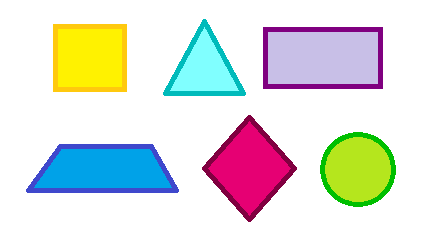
#> input picture Mision1-Control-de-Trayectoria/cva-others/imagen.jpg, 431 x 241 px
$ python regiones.py
#> lines starting #> are read from the running program, lines starting #| are printed output that depends on the picture; after the words box and inside, x2 and y2 are one past the last pixel; in counts of white or black regions, pixels touching at a corner belong together
# Código para separar una imágen por regiones
import cv2

# Leer la imagen
image = cv2.imread('imagen.jpg')
#> image is the input picture: shape (241, 431, 3); mean B, G, R 219, 223.9, 222.5

# Obtener dimensiones de la imagen
alto, ancho = image.shape[:2]
#> alto = 241; ancho = 431

# Definir las coordenadas de las regiones
regiones = [
    [(0, 0), (ancho // 3, alto // 3)],         # Región 1 (arriba a la izquierda)
    [(ancho // 3, 0), (2 * (ancho // 3), alto // 3)],   # Región 2 (arriba al centro)
    [(2 * (ancho // 3), 0), (ancho, alto // 3)],       # Región 3 (arriba a la derecha)
    [(0, alto // 3), (ancho // 3, 2 * (alto // 3))],   # Región 4 (centro a la izquierda)
    [(ancho // 3, alto // 3), (2 * (ancho // 3), 2 * (alto // 3))], # Región 5 (centro central)
    [(2 * (ancho // 3), alto // 3), (ancho, 2 * (alto // 3))],     # Región 6 (centro a la derecha)
    [(0, 2 * (alto // 3)), (ancho // 3, alto)],     # Región 7 (abajo a la izquierda)
    [(ancho // 3, 2 * (alto // 3)), (2 * (ancho // 3), alto)],   # Región 8 (abajo al centro)
    [(2 * (ancho // 3), 2 * (alto // 3)), (ancho, alto)]   # Región 9 (abajo a la derecha)
]

# Dibujar las regiones en la imagen
for i, (p1, p2) in enumerate(regiones, start=1):
    cv2.rectangle(image, p1, p2, (255, 0, 0), 2)
    cv2.putText(image, f"Cuadrante {i}", (p1[0], p1[1]+50), cv2.FONT_HERSHEY_SIMPLEX, 0.5, (0, 0, 0), 2)
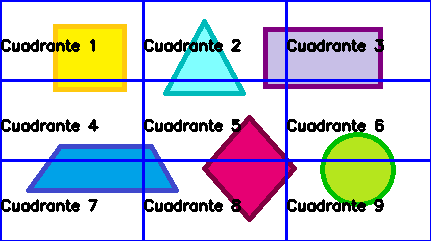
#> image: shape (241, 431, 3); 11.1% of pixels changed, all inside (x1, y1, x2, y2) = (0, 0, 431, 241)

# Mostrar la imagen con las regiones
cv2.imshow("Imagen con Regiones", image)
cv2.waitKey(0)
cv2.destroyAllWindows()

$ run again, with Mision1-Control-de-Trayectoria/cva-others/ima.jpg copied over Mision1-Control-de-Trayectoria/cva-others/imagen.jpg
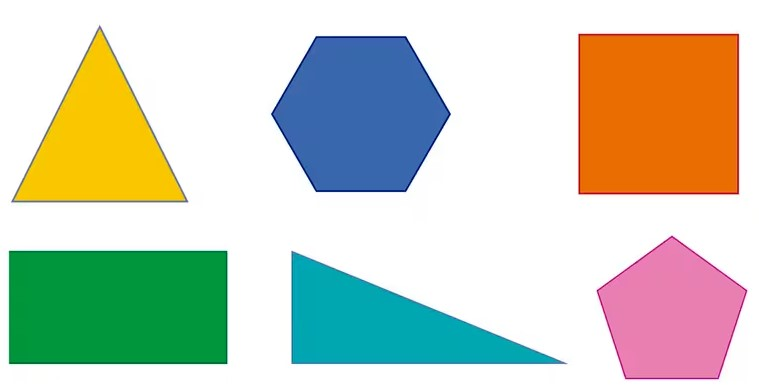
#> input picture Mision1-Control-de-Trayectoria/cva-others/ima.jpg, 759 x 385 px
#> image is the input picture: shape (385, 759, 3); mean B, G, R 188.2, 206.2, 201
#> after the loop `for i, (p1, p2) in enumerate(regiones, start=1):`:
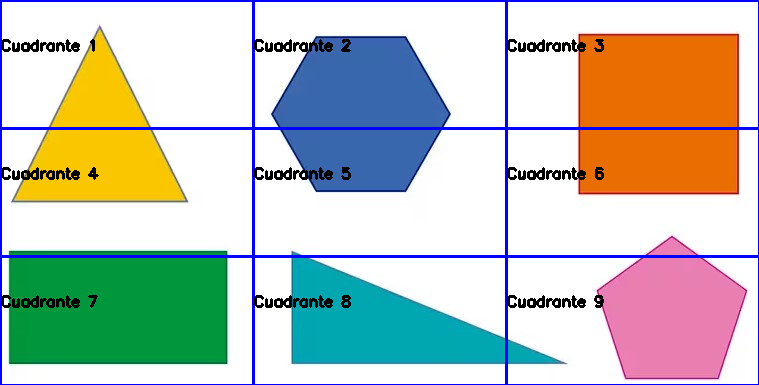
#> image: shape (385, 759, 3); 5.4% of pixels changed, all inside (x1, y1, x2, y2) = (0, 0, 759, 385)
